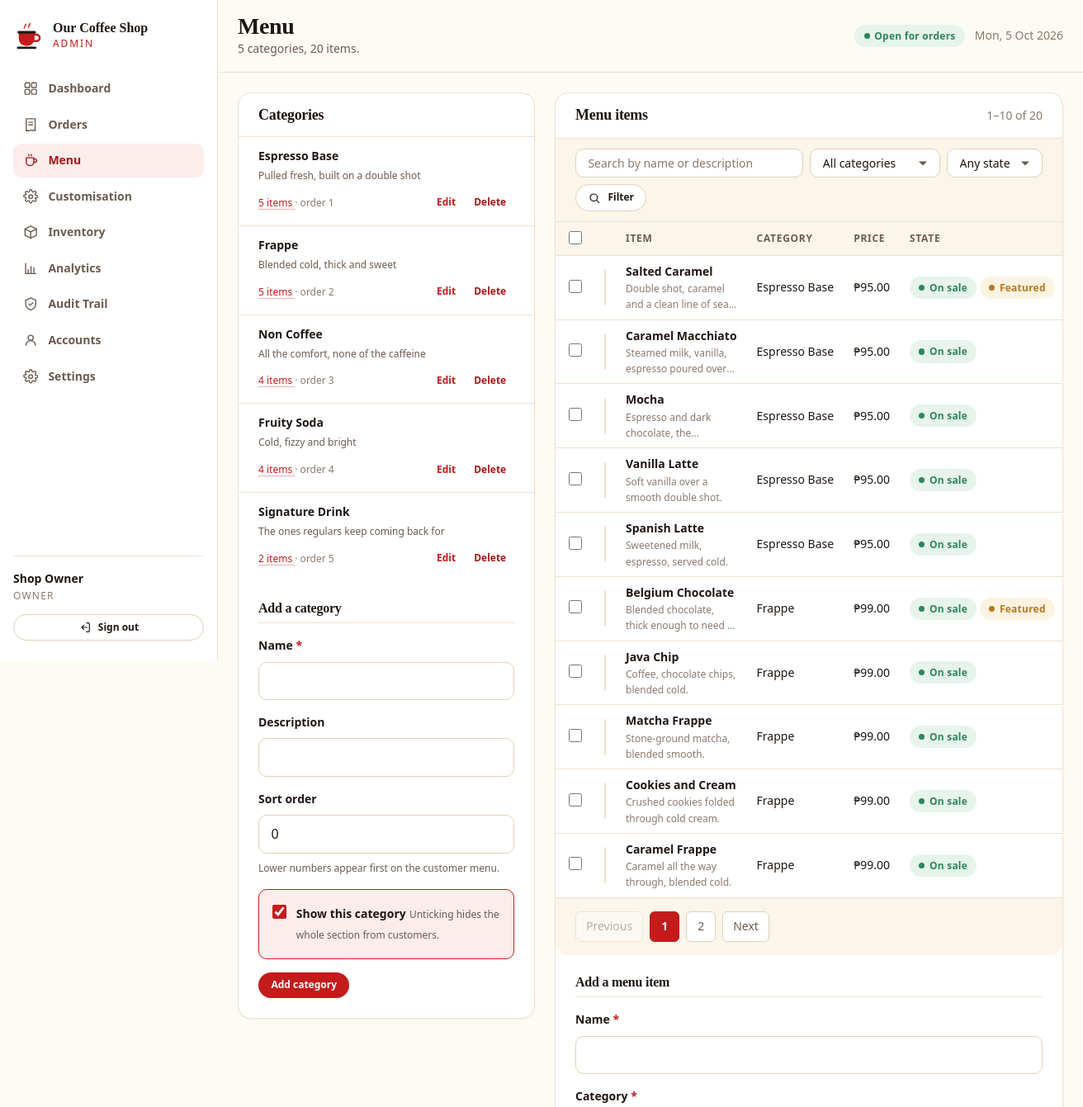
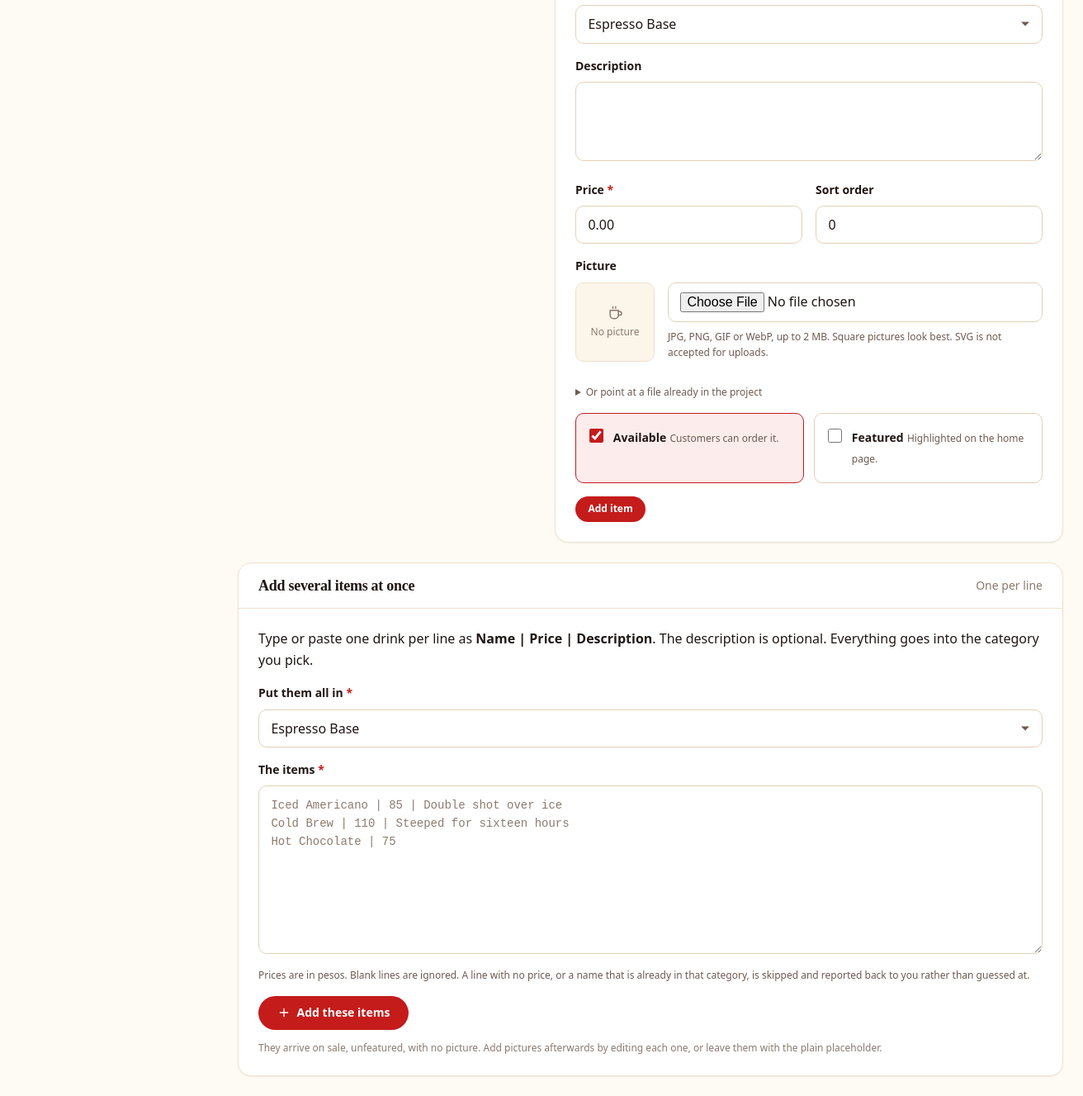
Page /admin-site/menu.php (signed in) on the committed database (2 pictures, top to bottom).
### tables this page shows
CREATE TABLE `categories` (
  `id`          INT UNSIGNED NOT NULL AUTO_INCREMENT,
  `name`        VARCHAR(80)  NOT NULL,
  `slug`        VARCHAR(80)  NOT NULL,
  `description` VARCHAR(255) NULL,
  `sort_order`  SMALLINT     NOT NULL DEFAULT 0,
  `is_active`   TINYINT(1)   NOT NULL DEFAULT 1,
  `created_at`  TIMESTAMP    NOT NULL DEFAULT CURRENT_TIMESTAMP,
  PRIMARY KEY (`id`),
  UNIQUE KEY `uq_category_slug` (`slug`),
  KEY `idx_category_sort` (`sort_order`)
);

CREATE TABLE `products` (
  `id`            INT UNSIGNED NOT NULL AUTO_INCREMENT,
  `category_id`   INT UNSIGNED NOT NULL,
  `name`          VARCHAR(120) NOT NULL,
  `slug`          VARCHAR(140) NOT NULL,
  `description`   VARCHAR(400) NULL,
  `price`         DECIMAL(10,2) NOT NULL,
  `image_path`    VARCHAR(255) NULL,
  `is_available`  TINYINT(1)   NOT NULL DEFAULT 1,
  `is_featured`   TINYINT(1)   NOT NULL DEFAULT 0,
  `sort_order`    SMALLINT     NOT NULL DEFAULT 0,
  `created_at`    TIMESTAMP    NOT NULL DEFAULT CURRENT_TIMESTAMP,
  `updated_at`    TIMESTAMP    NOT NULL DEFAULT CURRENT_TIMESTAMP ON UPDATE CURRENT_TIMESTAMP,
  PRIMARY KEY (`id`),
  UNIQUE KEY `uq_product_slug` (`slug`),
  KEY `idx_product_category` (`category_id`),
  KEY `idx_product_available` (`is_available`),
  CONSTRAINT `fk_product_category` FOREIGN KEY (`category_id`)
    REFERENCES `categories` (`id`) ON DELETE CASCADE ON UPDATE CASCADE
);

### admin-site/menu.php (the view, shortened to what the rows shown need)
<?php
require_once __DIR__ . '/partials/layout.php';
$categories = db_all(
    'SELECT c.*, (SELECT COUNT(*) FROM products p WHERE p.category_id = c.id) AS product_count
     FROM categories c ORDER BY c.sort_order ASC, c.name ASC'
);
$categoryFilter = get_int('category');
$search         = get_string('q');
$stateFilter    = get_string('state');
$productParams = [];
$conditions    = [];
$productWhere = $conditions === [] ? '' : ' WHERE ' . implode(' AND ', $conditions);
$totalProducts = (int) db_value(
    'SELECT COUNT(*) FROM products p JOIN categories c ON c.id = p.category_id' . $productWhere,
    $productParams
);
$totalPages = max(1, (int) ceil($totalProducts / PER_PAGE));
$page       = max(1, min($totalPages, get_int('page', 1)));
$offset     = ($page - 1) * PER_PAGE;
$products = db_all(
    'SELECT p.*, c.name AS category_name
     FROM products p
     JOIN categories c ON c.id = p.category_id' . $productWhere . '
     ORDER BY c.sort_order ASC, c.name ASC, p.sort_order ASC, p.name ASC
     LIMIT ' . PER_PAGE . ' OFFSET ' . $offset,
    $productParams
);
$filterQuery = array_filter([
    'category' => $categoryFilter > 0 ? $categoryFilter : null,
    'q'        => $search !== '' ? $search : null,
    'state'    => $stateFilter !== '' ? $stateFilter : null,
]);
$hasFilters = $filterQuery !== [];
?>
<div class="menu-grid">
  <section class="card">
    <div class="card-header"><h2>Categories</h2></div>
    <?php if ($categories === []): ?>
      <div class="empty">
        <?= admin_icon('icon-box', 'empty-icon') ?>
        <h3>No categories yet</h3>
        <p class="mb-0">Add one below before adding drinks.</p>
      </div>
    <?php else: ?>
      <ul class="cat-list">
        <?php foreach ($categories as $category): ?>
          <li class="cat-item<?= (int) $category['id'] === $categoryFilter ? ' is-filtered' : '' ?>">
            <div class="cat-top">
              <span class="cat-name"><?= e((string) $category['name']) ?></span>
            </div>
            <?php if (!empty($category['description'])): ?>
              <p class="cat-desc"><?= e((string) $category['description']) ?></p>
            <?php endif; ?>
            <div class="cat-foot">
              <span class="cat-meta">
                <a href="<?= e(admin_url('menu.php')) ?>?category=<?= (int) $category['id'] ?>">
                  <?= (int) $category['product_count'] ?> item<?= (int) $category['product_count'] === 1 ? '' : 's' ?>
                </a>
                <span class="subtle">&middot; order <?= (int) $category['sort_order'] ?></span>
              </span>
              <span class="cat-actions">
                <a class="btn btn-sm btn-ghost"
                   href="<?= e(admin_url('menu.php')) ?>?edit_category=<?= (int) $category['id'] ?>#category-form">Edit</a>
                <form method="post" action="<?= e(admin_url('menu.php')) ?>" class="inline-form" data-no-guard>
                  <button type="submit" class="btn btn-sm btn-ghost btn-danger-text"
                          data-confirm="Remove the category &quot;<?= e((string) $category['name']) ?>&quot;?">
                    Delete
                  </button>
                </form>
              </span>
            </div>
          </li>
        <?php endforeach; ?>
      </ul>
    <?php endif; ?>
  </section>
  <section class="card">
    <div class="card-header">
      <h2>Menu items</h2>
    </div>
    <?php if ($products === []): ?>
      <div class="empty">
        <?= admin_icon('icon-cup', 'empty-icon') ?>
        <?php if ($hasFilters): ?>
          <h3>Nothing matches those filters</h3>
          <p class="mb-0">
            <a href="<?= e(admin_url('menu.php')) ?>">Clear them</a> to see the whole menu.
          </p>
        <?php else: ?>
          <h3>No items here</h3>
          <p class="mb-0">Add one with the form below.</p>
        <?php endif; ?>
      </div>
    <?php else: ?>
      <div class="table-wrap table-flush">
        <table class="table table-compact" data-batch-table>
          <thead>
            <tr>
              <th scope="col" class="tick-col">
                <input type="checkbox" data-batch-all aria-label="Select every item">
              </th>
              <th scope="col" class="pic-col"><span class="visually-hidden">Picture</span></th>
              <th scope="col">Item</th>
              <th scope="col">Category</th>
              <th scope="col">Price</th>
              <th scope="col">State</th>
            </tr>
          </thead>
          <tbody>
            <?php foreach ($products as $product): ?>
              <tr>
                <td class="tick-col">
                  <input type="checkbox" name="product_ids[]" value="<?= (int) $product['id'] ?>"
                         data-batch-item form="batch-delete-form"
                         aria-label="Select <?= e((string) $product['name']) ?>">
                </td>
                <td class="pic-col">
                  <?php if (!empty($product['image_path'])): ?>
                    <img class="menu-thumb"
                         src="<?= e(admin_base() . '/' . ltrim((string) $product['image_path'], '/')) ?>"
                         alt="" width="44" height="44" loading="lazy">
                  <?php else: ?>
                    <span class="menu-thumb menu-thumb-empty" aria-hidden="true">
                      <?= admin_icon('icon-cup', 'icon-sm') ?>
                    </span>
                  <?php endif; ?>
                </td>
                <td>
                  <span class="bold"><?= e((string) $product['name']) ?></span>
                  <?php if (!empty($product['description'])): ?>
                    <br><span class="subtle tiny menu-item-desc"><?= e((string) $product['description']) ?></span>
                  <?php endif; ?>
                </td>
                <td class="small nowrap"><?= e((string) $product['category_name']) ?></td>
                <td class="tabular nowrap"><?= peso($product['price']) ?></td>
                <td class="nowrap">
                  <span class="badge <?= (int) $product['is_available'] === 1 ? 'badge-ready' : 'badge-cancelled' ?>">
                    <?= (int) $product['is_available'] === 1 ? 'On sale' : 'Hidden' ?>
                  </span>
                  <?php if ((int) $product['is_featured'] === 1): ?>
                    <span class="badge badge-pending">Featured</span>
                  <?php endif; ?>
                </td>
              </tr>
            <?php endforeach; ?>
          </tbody>
        </table>
      </div>
    <?php endif; ?>
  </section>
</div>
<section class="card" id="batch-add">
  <div class="card-header">
    <h2>Add several items at once</h2>
  </div>
</section>

### rows in the picture
categories: name "Espresso Base", description "Pulled fresh, built on a double shot", product_count "5", sort_order "1"
categories: name "Frappe", description "Blended cold, thick and sweet", product_count "5", sort_order "2"
categories: name "Non Coffee", description "All the comfort, none of the caffeine", product_count "4", sort_order "3"
categories: name "Fruity Soda", description "Cold, fizzy and bright", product_count "4", sort_order "4"
categories: name "Signature Drink", description "The ones regulars keep coming back for", product_count "2", sort_order "5"
products: image_path (picture), name "Salted Caramel", description "Double shot, caramel and a clean line of…", category.name "Espresso Base", price "₱95.00", is_available "On sale", is_featured "Featured"
products: image_path (picture), name "Caramel Macchiato", description "Steamed milk, vanilla, espresso poured…", category.name "Espresso Base", price "₱95.00", is_available "On sale"
products: image_path (picture), name "Mocha", description "Espresso and dark chocolate,…", category.name "Espresso Base", price "₱95.00", is_available "On sale"
products: image_path (picture), name "Vanilla Latte", description "Soft vanilla over a smooth double shot.", category.name "Espresso Base", price "₱95.00", is_available "On sale"
products: image_path (picture), name "Spanish Latte", description "Sweetened milk, espresso, served cold.", category.name "Espresso Base", price "₱95.00", is_available "On sale"
products: image_path (picture), name "Belgium Chocolate", description "Blended chocolate, thick enough to need…", category.name "Frappe", price "₱99.00", is_available "On sale", is_featured "Featured"
products: image_path (picture), name "Java Chip", description "Coffee, chocolate chips, blended cold.", category.name "Frappe", price "₱99.00", is_available "On sale"
products: image_path (picture), name "Matcha Frappe", description "Stone-ground matcha, blended smooth.", category.name "Frappe", price "₱99.00", is_available "On sale"
products: image_path (picture), name "Cookies and Cream", description "Crushed cookies folded through cold cream.", category.name "Frappe", price "₱99.00", is_available "On sale"
products: image_path (picture), name "Caramel Frappe", description "Caramel all the way through, blended cold.", category.name "Frappe", price "₱99.00", is_available "On sale"

### other values in the picture
setting('shop_name', APP_NAME) "Our Coffee Shop"
$item['label'] "Dashboard"
$item['label'] "Orders"
$item['label'] "Menu"
$item['label'] "Customisation"
$item['label'] "Inventory"
$item['label'] "Analytics"
$item['label'] "Audit Trail"
$item['label'] "Accounts"
$item['label'] "Settings"
$name "Shop Owner"
$heading "Menu"
$subtitle "5 categories, 20 items."
$offset + 1 "1"
min($offset + PER_PAGE, $totalProducts) "10"
